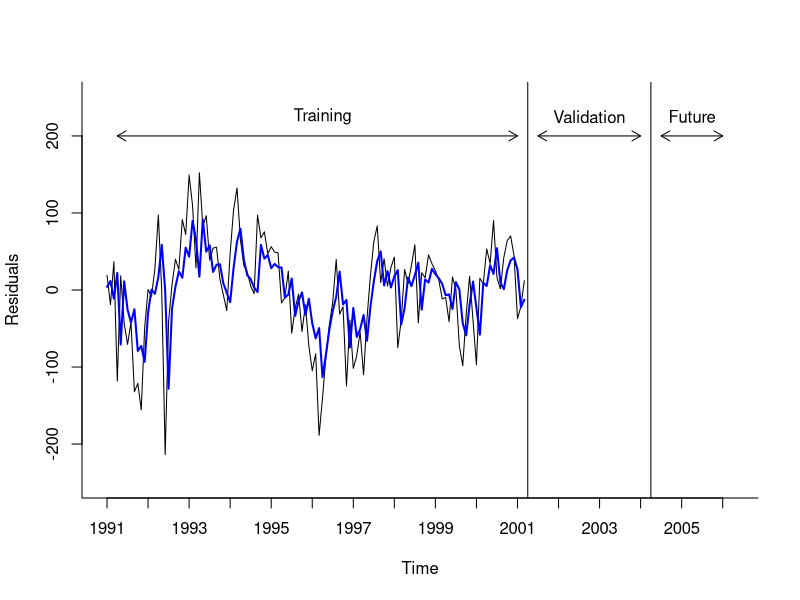
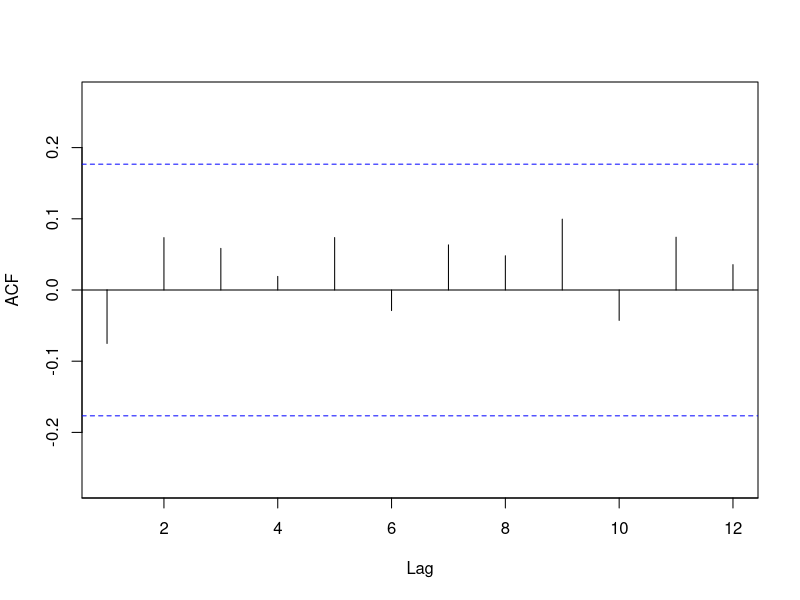

The R script that drew these images, in order:
library(forecast)
library(zoo)

Amtrak.data <- read.csv("Amtrak data.csv")
ridership.ts <- ts(Amtrak.data$Ridership, start = c(1991, 1), end = c(2004, 3), freq = 12)

nValid <- 36
nTrain <- length(ridership.ts) - nValid
train.ts <- window(ridership.ts, start = c(1991, 1), end = c(1991, nTrain))
valid.ts <- window(ridership.ts, start = c(1991, nTrain + 1), end = c(1991, nTrain + nValid))

train.lm.trend.season <- tslm(train.ts ~ trend + I(trend^2) + season)
train.res.arima <- Arima(train.lm.trend.season$residuals, order = c(1,0,0))
train.res.arima.pred <- forecast(train.res.arima, h = nValid)

# Figure 7-4
plot(train.lm.trend.season$residuals, ylim = c(-250, 250),  ylab = "Residuals", 
     xlab = "Time", bty = "l", xaxt = "n", xlim = c(1991,2006.25), main = "")
axis(1, at = seq(1991, 2006, 1), labels = format(seq(1991, 2006, 1)))
lines(train.res.arima.pred$fitted, lwd = 2, col = "blue")
lines(c(2004.25 - 3, 2004.25 - 3), c(-500, 3500))
lines(c(2004.25, 2004.25), c(-500, 3500))
text(1996.25, 225, "Training")
text(2002.75, 225, "Validation")
text(2005.25, 225, "Future")
arrows(2004 - 3, 200, 1991.25, 200, code = 3, length = 0.1, lwd = 1,angle = 30)
arrows(2004.5 - 3, 200, 2004, 200, code = 3, length = 0.1, lwd = 1,angle = 30)
arrows(2004.5, 200, 2006, 200, code = 3, length = 0.1, lwd = 1, angle = 30)
dev.off()

summary(train.res.arima)

# Figure 7-5
Acf(train.res.arima$residuals, lag.max = 12, main = "")
